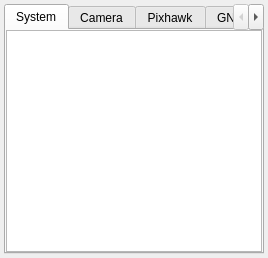
<?xml version='1.0' encoding='utf-8'?>
<ui version="4.0">
 <class>DiagnosticsContent</class>
 <widget class="QWidget" name="DiagnosticsContent">
  <layout class="QVBoxLayout" name="QVBoxLayout" stretch="0">
   <property name="leftMargin">
    <number>4</number>
   </property>
   <property name="topMargin">
    <number>4</number>
   </property>
   <property name="rightMargin">
    <number>4</number>
   </property>
   <property name="bottomMargin">
    <number>4</number>
   </property>
   <property name="spacing">
    <number>6</number>
   </property>
   <item>
    <widget class="QTabWidget" name="tabs">
     <widget class="QTableView" name="system_table">
      <property name="editTriggers">
       <set>QAbstractItemView::NoEditTriggers</set>
      </property>
      <attribute name="title">
       <string>System</string>
      </attribute>
     </widget>
     <widget class="QPlainTextEdit" name="camera_view">
      <property name="readOnly">
       <bool>true</bool>
      </property>
      <property name="lineWrapMode">
       <enum>QPlainTextEdit::NoWrap</enum>
      </property>
      <attribute name="title">
       <string>Camera</string>
      </attribute>
     </widget>
     <widget class="QPlainTextEdit" name="pixhawk_view">
      <property name="readOnly">
       <bool>true</bool>
      </property>
      <property name="lineWrapMode">
       <enum>QPlainTextEdit::NoWrap</enum>
      </property>
      <attribute name="title">
       <string>Pixhawk</string>
      </attribute>
     </widget>
     <widget class="QPlainTextEdit" name="gnss_view">
      <property name="readOnly">
       <bool>true</bool>
      </property>
      <property name="lineWrapMode">
       <enum>QPlainTextEdit::NoWrap</enum>
      </property>
      <attribute name="title">
       <string>GNSS</string>
      </attribute>
     </widget>
     <widget class="QWidget" name="log_page">
      <layout class="QVBoxLayout" name="QVBoxLayout2" stretch="0,0">
       <property name="leftMargin">
        <number>0</number>
       </property>
       <property name="topMargin">
        <number>0</number>
       </property>
       <property name="rightMargin">
        <number>0</number>
       </property>
       <property name="bottomMargin">
        <number>0</number>
       </property>
       <property name="spacing">
        <number>6</number>
       </property>
       <item>
        <layout class="QHBoxLayout" name="QHBoxLayout" stretch="0,1,0">
         <property name="leftMargin">
          <number>0</number>
         </property>
         <property name="topMargin">
          <number>0</number>
         </property>
         <property name="rightMargin">
          <number>0</number>
         </property>
         <property name="bottomMargin">
          <number>0</number>
         </property>
         <property name="spacing">
          <number>6</number>
         </property>
         <item>
          <widget class="QLabel" name="log_new_label">
           <property name="styleObjectName" stdset="0">
            <string>statusStrip</string>
           </property>
           <property name="text">
            <string />
           </property>
           <property name="wordWrap">
            <bool>false</bool>
           </property>
          </widget>
         </item>
         <item>
          <spacer name="diagnosticsSpacer16">
           <property name="orientation">
            <enum>Qt::Horizontal</enum>
           </property>
           <property name="sizeHint">
            <size>
             <width>0</width>
             <height>0</height>
            </size>
           </property>
          </spacer>
         </item>
         <item>
          <widget class="QPushButton" name="log_follow_button">
           <property name="styleObjectName" stdset="0">
            <string>secondaryAction</string>
           </property>
           <property name="text">
            <string>Follow latest</string>
           </property>
          </widget>
         </item>
        </layout>
       </item>
       <item>
        <widget class="QPlainTextEdit" name="log_view">
         <property name="readOnly">
          <bool>true</bool>
         </property>
         <property name="lineWrapMode">
          <enum>QPlainTextEdit::NoWrap</enum>
         </property>
        </widget>
       </item>
      </layout>
      <attribute name="title">
       <string>Log</string>
      </attribute>
     </widget>
     <widget class="QPlainTextEdit" name="ftp_view">
      <property name="readOnly">
       <bool>true</bool>
      </property>
      <property name="lineWrapMode">
       <enum>QPlainTextEdit::NoWrap</enum>
      </property>
      <attribute name="title">
       <string>FTP</string>
      </attribute>
     </widget>
     <widget class="QPlainTextEdit" name="measurement_view">
      <property name="readOnly">
       <bool>true</bool>
      </property>
      <property name="lineWrapMode">
       <enum>QPlainTextEdit::NoWrap</enum>
      </property>
      <attribute name="title">
       <string>Measurement</string>
      </attribute>
     </widget>
     <widget class="QPlainTextEdit" name="performance_view">
      <property name="readOnly">
       <bool>true</bool>
      </property>
      <property name="lineWrapMode">
       <enum>QPlainTextEdit::NoWrap</enum>
      </property>
      <attribute name="title">
       <string>Performance</string>
      </attribute>
     </widget>
    </widget>
   </item>
  </layout>
 </widget>
 <resources />
 <connections />
</ui>
